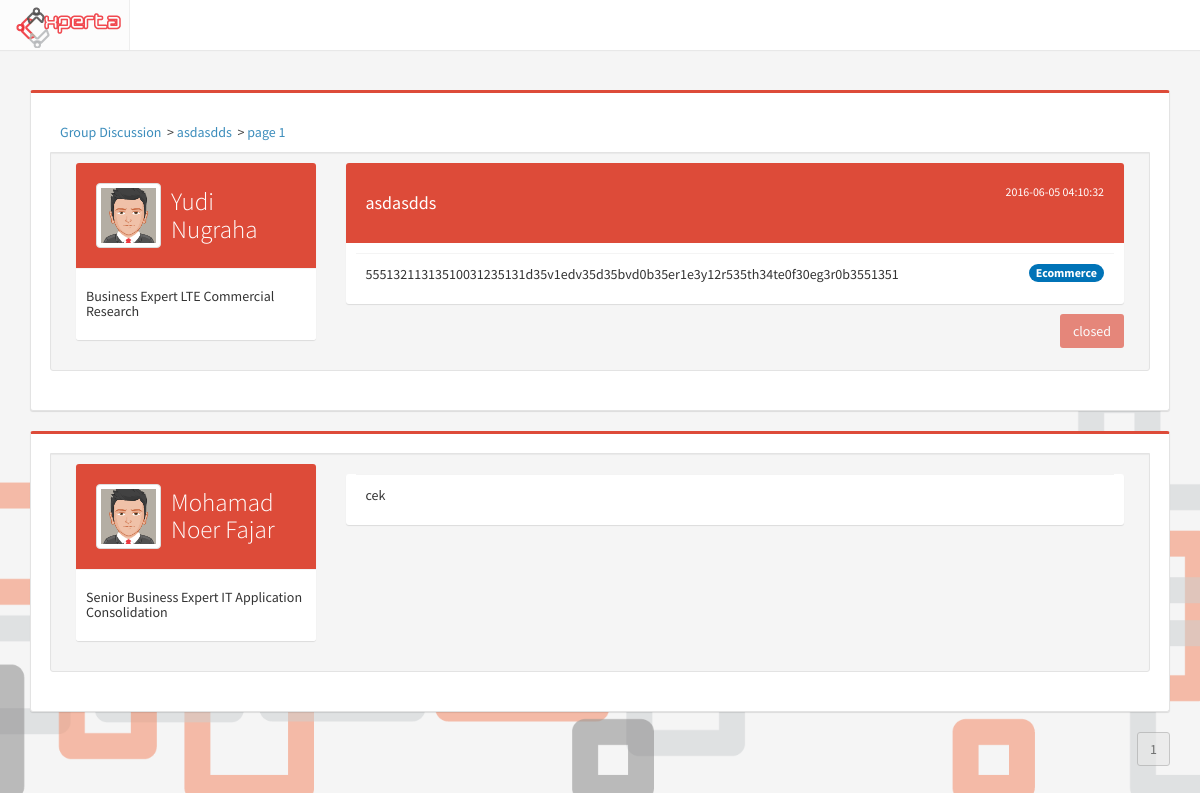
The app's page /discussion/view_discussion/1 with its own data.
### tables this page shows
CREATE TABLE `discussion` (
  `id_discussion` int(11) NOT NULL,
  `id_scope` int(11) NOT NULL,
  `id_user` int(11) NOT NULL,
  `id_step` int(11) NOT NULL,
  `title` varchar(200) NOT NULL,
  `content` text NOT NULL,
  `summary` text NOT NULL,
  `created_at` timestamp NOT NULL DEFAULT CURRENT_TIMESTAMP,
  `updated_at` timestamp NOT NULL DEFAULT CURRENT_TIMESTAMP ON UPDATE CURRENT_TIMESTAMP,
  `status` int(11) NOT NULL,
  `views` int(11) NOT NULL DEFAULT '0'
);

CREATE TABLE `profile` (
  `id_profile` int(11) NOT NULL,
  `NIK` varchar(50) DEFAULT NULL,
  `id_user` int(11) NOT NULL,
  `fullname` varchar(255) NOT NULL,
  `birthdate` date DEFAULT NULL,
  `gender` enum('M','F') DEFAULT NULL,
  `id_expert` int(11) DEFAULT '98',
  `pic` varchar(500) DEFAULT 'default.png',
  `updated_at` timestamp NOT NULL DEFAULT CURRENT_TIMESTAMP ON UPDATE CURRENT_TIMESTAMP,
  `login` int(11) NOT NULL DEFAULT '0'
);

CREATE TABLE `expert` (
  `id_expert` int(11) NOT NULL,
  `id_directorate` int(11) NOT NULL,
  `expert_name` varchar(100) NOT NULL
);

CREATE TABLE `scope` (
  `id_scope` int(11) NOT NULL,
  `scope_name` varchar(50) NOT NULL
);

CREATE TABLE `discussion_comment` (
  `id_comment` int(11) NOT NULL,
  `id_discussion` int(11) NOT NULL,
  `id_user` int(11) NOT NULL,
  `title` text NOT NULL,
  `content` text NOT NULL,
  `created_at` timestamp NOT NULL DEFAULT CURRENT_TIMESTAMP,
  `updated_at` timestamp NOT NULL DEFAULT CURRENT_TIMESTAMP ON UPDATE CURRENT_TIMESTAMP
);

### index.php (called while the page is built, shortened)
<?php
require_once BASEPATH.'core/CodeIgniter.php';

### application/models/Discussion_model.php (called while the page is built, shortened)
<?php
class Discussion_model extends CI_Model
{
	function disc_get_thread($id){
		return $this->db->query("SELECT title, discussion.status, discussion.summary, id_discussion, scope_name, content, user.id_user, discussion.created_at, discussion.updated_at, fullname, expert_name
				FROM discussion, user, profile, expert, scope
				WHERE discussion.id_user = user.id_user
					AND id_discussion = '$id'
					AND discussion.id_scope = scope.id_scope
					AND user.id_user = profile.id_user
					AND profile.id_expert = expert.id_expert
				")->result();
	}
	function get_disc_comment($id, $page=0){
			$page = ($page * 20);
			$hasil['data'] = $this->db->query("SELECT fullname, user.id_user, email, title, content, expert_name, level_name, created_at
				FROM discussion_comment
				LEFT JOIN user ON discussion_comment.id_user = user.id_user
				LEFT JOIN profile ON user.id_user = profile.id_user
				LEFT JOIN level ON user.id_level = level.id_level
				LEFT JOIN expert ON profile.id_expert = expert.id_expert
				WHERE id_discussion = '$id'
				ORDER BY id_comment ASC
				LIMIT $page, 20
				")->result();
			$hasil['count'] = $this->db->query("SELECT COUNT(*) as count FROM discussion_comment WHERE id_discussion = '$id' ")->result();
			return $hasil;
		}
}

### application/helpers/utama_helper.php (called while the page is built, shortened)
<?php
function switchstatus($status){
	switch ($status) {
		case 0:
			$ret['title'] = 'closed';
			$ret['class'] = 'bg-red';
			break;
	}
	return $ret;
}

### application/views/discussion/discussion_view.php (the view, shortened to what this page needs)
<?php include 'application/views/header.php' ?>
<?php
if (empty($thread[0]->pic)) {
    	$pic = "default.png";
    }else{
    	$pic = $thread[0]->pic;
    }
?>
	<link rel="stylesheet" type="text/css" href="<?= base_url('assets/css/bootstrap3-wysihtml5.min.css') ?>">
	<div class="container">
	<div class="row">
	<div class="col-md-12 isi">
	<div class="col-md-12 box box-danger well">
		<div class="box-header">
		<?php $i=0; foreach ($tree as $tangkal): ?>
			<?php if ($i): ?>
				<?php echo '> ' ?>
			<?php endif ?>
			<a href="<?php echo $tangkal['url'] ?>"><?php echo $tangkal['title'] ?></a>&nbsp;
		<?php $i++; endforeach ?>
		</div>
		<div class="box-body well">
			<div class="col-md-3">
				<div class="box box-widget widget-user-2">
                <div class="widget-user-header bg-red">
                  <div class="widget-user-image">
                    <img class="img-thumbnail" width="20" height="20" src="<?php echo site_url('uploads/profile/'.$pic) ?>" alt="user image">
                  </div>
                  <h4 class="widget-user-username">
                  	<a class="clearlink" href="<?php echo site_url('account/user/'.$thread[0]->id_user)  ?>">
                  		<?php echo $thread[0]->fullname; ?>
                  	</a>
                  </h4>
                </div>
                <div class="box-footer">
                  <h5><?= $thread[0]->expert_name; ?></h5>
                </div>
              </div>
			</div>
			<div class="col-md-9">
				<div class="box box-widget widget-user-2">
					<div class="widget-user-header bg-red">
							<small class="pull-right"><?= $thread[0]->created_at; ?></small>
							<h4><?= $thread[0]->title; ?></h4>
					</div>
					<div class="box-footer content-forum">
					<span class="badge bg-blue pull-right"><?php echo $thread[0]->scope_name ?></span>
						<?= $thread[0]->content; ?>
					</div>
					<?php if ($thread[0]->status != 2): ?>
						<?php
							$status = switchstatus($thread[0]->status);
		                    $kelas = $status['class'];
		                    $judul = $status['title'];
						?>
						<a class="btn disabled <?php echo $kelas ?> pull-right" >
							<?php echo $judul ?>
						</a>
					<?php endif ?>
				</div>
			</div>
		</div>
	</div>
<?php foreach ($comment as $komentar ): ?>
<?php
	$kelas = ($komentar->level_name == 'be') ? 'bg-red' : 'bg-blue' ;
	$box = ($komentar->level_name == 'be') ? 'box-danger' : 'box-primary' ;
    if ($komentar->level_name == 'karyawan') {
        $fullname = explode('@', $komentar->email)[0];
        $expert = 'Karyawan';
    }else{
    	$fullname = $komentar->fullname;
        $expert = $komentar->expert_name;
    }
    if (empty($komentar->pic)) {
    	$pic = "default.png";
    }else{
    	$pic = $komentar->pic;
    }
 ?>
<div class="col-md-12 box <?php echo $box ?> well">
		<div class="box-body well">
			<div class="col-md-3">
				<div class="box box-widget widget-user-2">
                <div class="widget-user-header <?php echo $kelas ?>">
                  <div class="widget-user-image">
                    <img class="img-thumbnail" width="20" height="20" src="<?php echo site_url('uploads/profile/'.$pic) ?>" alt="user image">
                  </div>
                  <h4 class="widget-user-username">
                  	<a class="clearlink" href="<?php echo site_url('account/user/'.$komentar->id_user)  ?>">
                  		<?php echo $fullname ?>
                  	</a>
                  </h4>
                </div>
                <div class="box-footer">
                  <h5><?php echo $expert ?></h5>
                </div>
              </div>
			</div>
			<div class="col-md-9">
				<div class="box box-widget widget-user-2">
					<div class="box-footer content-forum">
						<?php echo $komentar->content ?>
					</div>
				</div>
			</div>
		</div>
	</div>
<?php endforeach ?>
<div class="btn-group pull-right">
	<?php echo $page ?>
</div>
	</div>

### assets/css/main.css (style rules this page uses)
body { background-color: #ecf0f5; margin-top: 50px; }
.full { background: url('../img/backimg.png') no-repeat center center fixed; -webkit-background-size: cover; -moz-background-size: cover; background-size: cover; -o-background-size: cover; }
.isi { margin-top: 40px; }
.clearlink { color: #fff; }
.content-forum { margin: 10px; text-align: justify; }

### records on screen
discussion: profile.fullname "Yudi Nugraha", expert.expert_name "Business Expert LTE Commercial Research", created_at "2016-06-05 04:10:32", title "asdasdds", id_scope.scope_name "Ecommerce", content "55513211313510031235131d35v1edv35d35bvd0b35er1e3y12r535th34te0f30eg3r0b3551351", status "closed"
discussion_comment: profile.fullname "Mohamad Noer Fajar", expert.expert_name "Senior Business Expert IT Application Consolidation", content "cek"

### other values on screen
$tangkal['title'] "Group Discussion"
$tangkal['title'] "asdasdds"
$tangkal['title'] "page 1"
